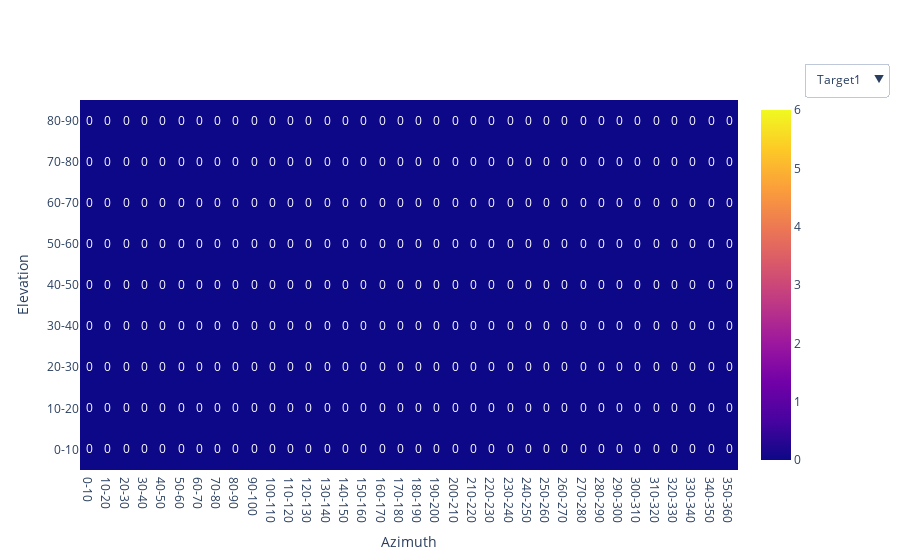
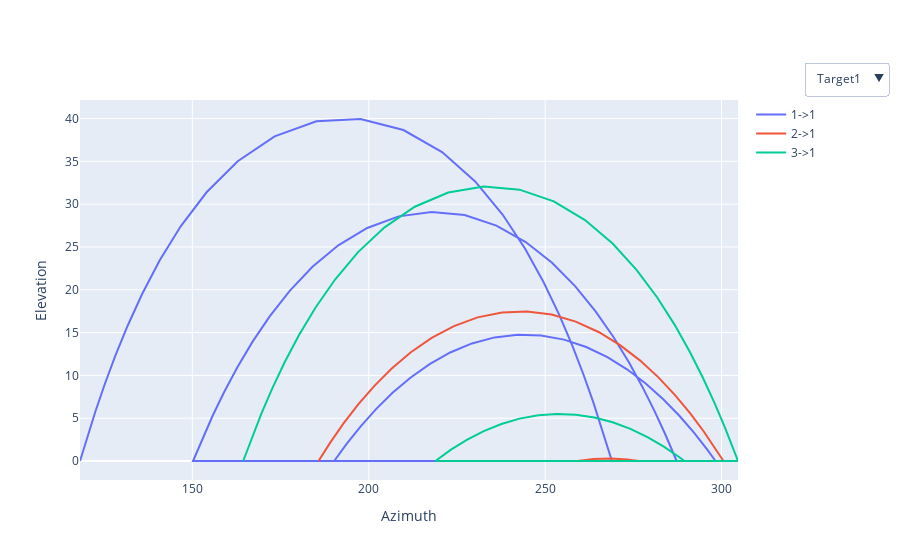
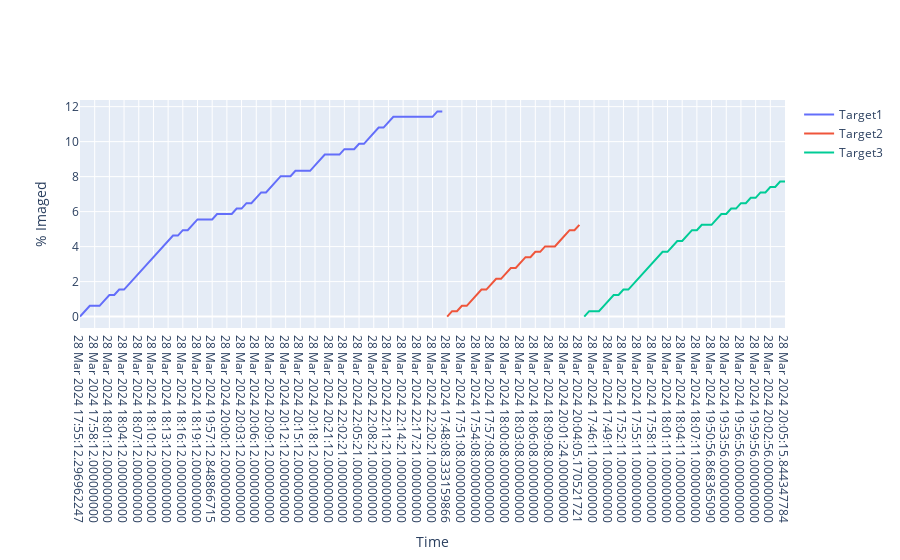

The notebook cell saved with these charts, in order:
### Code cell
# Visualization of Targets Azimuth and Elevation data (includes all satellites).

figs1 = []
figs2 = []
buttons1 = []
buttons2 = []

fig3 = go.Figure()

for t in range(len(stk_object.targets)):
    fig1 = px.imshow(stk_object.Azimuth_vs_Elevation[f"Target{t+1}"].transpose(), text_auto=True,
                labels=dict(x="Azimuth",y="Elevation", color="Total Frames Captured"),)
    figs1.append(fig1.data[0])
    for s in range(len(stk_object.sensors)):
        df = stk_object.AzEl_data[f'Target{t+1}->Satellite{s+1}']
        if type(df) != int:
            df['Azimuth'] = df['Azimuth'].astype(float)
            df['Elevation'] = df['Elevation'].astype(float)
            fig2 = go.Scatter(y=df['Elevation'],x=df['Azimuth'],name=f'{t+1}->{s+1}',mode='lines')
            figs2.append(fig2)
        else:
            figs2.append(go.Scatter(x=[],y=[]))

    if type(stk_object.time_sorted_data[f'Target{t+1}']) != int:
        df = pd.DataFrame(stk_object.time_sorted_data[f'Target{t+1}'])
        fig3.add_trace(go.Scatter(x=df['Time'],y=df['Percent Imaged'],name=f'Target{t+1}'))

    z1 = np.zeros(len(stk_object.targets),dtype=bool);z1[t]=1
    z2 = np.zeros(len(stk_object.targets)*len(stk_object.sensors),dtype=bool)
    z2[len(stk_object.sensors)*t] = 1
    for s in range(len(stk_object.sensors)):
        z2[len(stk_object.sensors)*t+s]=1
    buttons1.append(dict(label=f"Target{t+1}",
                        method="restyle",
                        args=[{"visible": z1},]))
    buttons2.append(dict(label=f"Target{t+1}",
                        method="restyle",
                        args=[{"visible": z2},]))

fig1=go.Figure(figs1)
fig1.update_layout(xaxis_title="Azimuth", yaxis_title="Elevation",
    updatemenus=[
        dict(
            active=0,
            buttons=buttons1,
              x=1.1,
              xanchor="left",
              y=1.1,
              yanchor="top")])

fig2=go.Figure(figs2)
fig2.update_layout(xaxis_title="Azimuth", yaxis_title="Elevation",
    updatemenus=[
        dict(
            active=0,
            buttons=buttons2,
              x=1.1,
              xanchor="left",
              y=1.1,
              yanchor="top")])

fig3.update_layout(xaxis_title="Time", yaxis_title="% Imaged")

fig1.show()
fig2.show()
fig3.show()

# f1 = PlotlyViewer(fig1)
# f2 = PlotlyViewer(fig2)
# f3 = PlotlyViewer(fig3)
